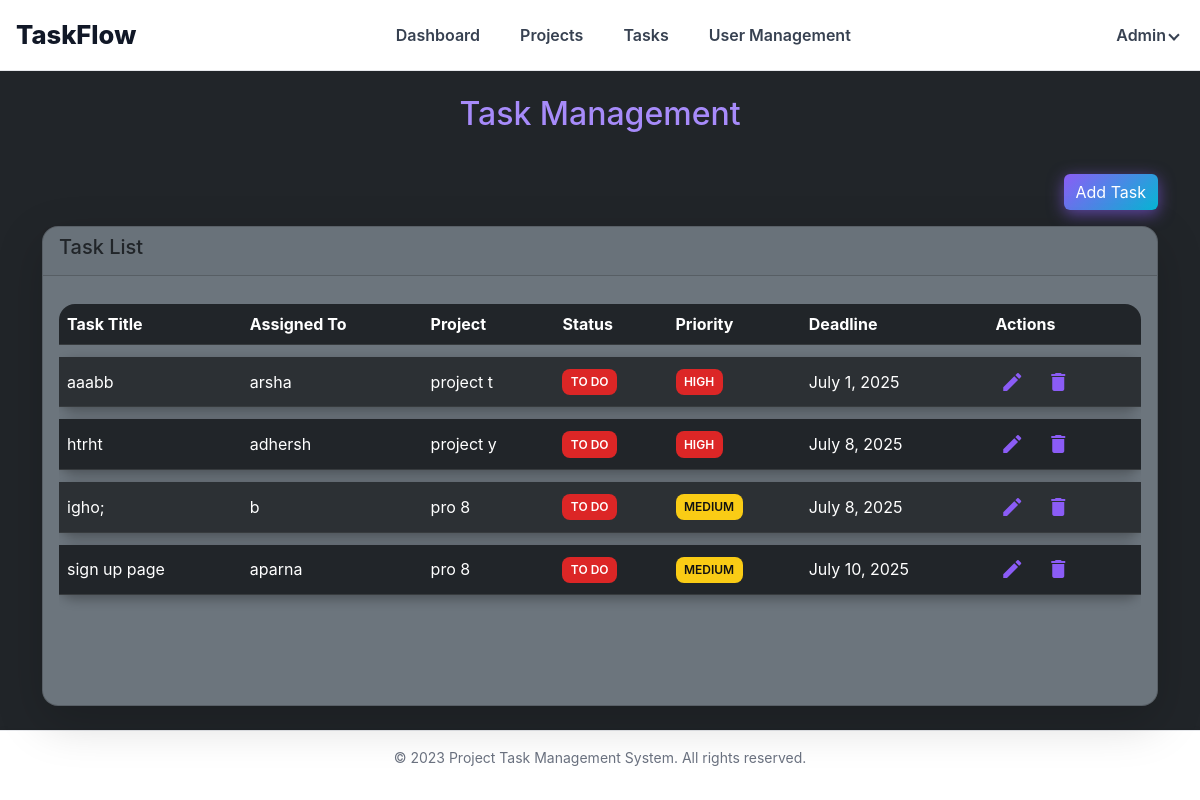
Page /admin_task/ on the earlier database version.
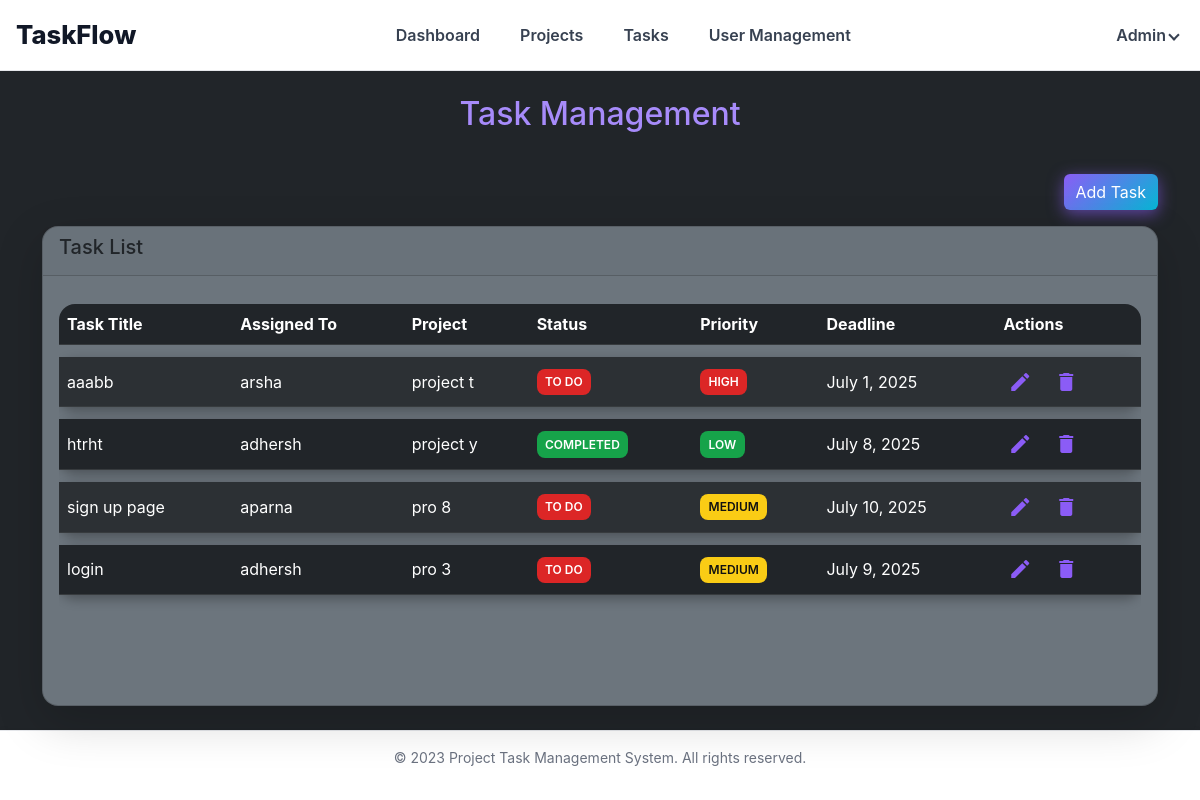
Same page on the later database version.
### taskflowapp/models.py (models this page shows, shortened)
class Task(models.Model):
    PRIORITY_CHOICES = [
        ('High', 'High'),
        ('Medium', 'Medium'),
        ('Low', 'Low'),
    ]
    STATUS_CHOICES = [
        ('To Do', 'To Do'),
        ('In Progress', 'In Progress'),
        ('Completed', 'Completed'),
    ]
    title = models.CharField(max_length=200)
    description = models.TextField(default='No description')
    deadline = models.DateField()
    priority = models.CharField(max_length=10, choices=PRIORITY_CHOICES)
    status = models.CharField(max_length=15, choices=STATUS_CHOICES)
    assigned_to = models.ForeignKey(User, on_delete=models.CASCADE)
    project = models.ForeignKey(Project, on_delete=models.CASCADE)

class User(models.Model):
    full_name = models.CharField(max_length=100)
    email = models.EmailField(unique=True)
    password = models.CharField(max_length=128)
    role = models.CharField(max_length=20)
    profile_picture = models.ImageField(upload_to='profile_pics/', blank=True, null=True)  # ✅ Add this

class Project(models.Model):
    name = models.CharField(max_length=200)
    description = models.TextField(default='No description')
    start_date = models.DateField(default=date.today)
    end_date = models.DateField(default=date.today)
    team_members = models.ManyToManyField(User)
    created_at = models.DateTimeField(auto_now_add=True)

### taskflowapp/views.py (the view, shortened to what this page needs)
# urls.py: path('admin_task/',views.admin_task,name='admin_task_page'),
def admin_task(request):
    users = User.objects.filter(role='Team Member')
    projects = Project.objects.all()
    tasks = Task.objects.select_related('assigned_to', 'project')
    return render(request, 'admin_task_page.html', {
        'users': users,
        'projects': projects,
        'tasks': tasks
    })

### taskflowapp/templates/admin_task_page.html (shortened to what this page needs)
{% load static %}
<!DOCTYPE html>
<html lang="en">
<head>
  <link rel="stylesheet" href="https://cdn.jsdelivr.net/npm/bootstrap@5.3.0/dist/css/bootstrap.min.css" />
  <link rel="stylesheet" href="{% static 'CSS/admin_task.css' %}" />
</head>
<body class="bg-dark text-light">
<header role="banner">
  <div class="logo" aria-label="Project Task Management Logo" tabindex="0">TaskFlow</div>
  <nav role="navigation" aria-label="Main navigation">
    <ul>
      <li><a href="{% url 'admin_dashboard'%}" aria-current="page">Dashboard</a></li>
      <li><a href="{% url 'admin_project_page'%}">Projects</a></li>
      <li><a href="{% url 'admin_task_page'%}">Tasks</a></li>
      <li><a href="{% url 'admin_user_manage_page'%}">User  Management</a></li>
    </ul>
  </nav>
  <div class="profile-menu" tabindex="0">
    <button class="profile-button" aria-haspopup="true" aria-expanded="false" aria-controls="profile-menu">
      Admin <span class="profile-arrow"></span>
    </button>
  </div>
</header>
  <div class="container my-4">
    <h2 class="text-center mb-4 text-purple">Task Management</h2>
    <div class="text-end mb-3">
      <button type="button" class="btn btn-gradient" data-bs-toggle="modal" data-bs-target="#addTaskModal">
        Add Task
      </button>
    </div>
    <div class="card bg-secondary rounded-4 shadow-lg">
      <div class="card-header">
        <h5>Task List</h5>
      </div>
      <div class="card-body">
        <div class="table-responsive">
          <table class="table table-dark table-striped align-middle rounded-3 user-table">
            <thead>
              <tr>
                <th>Task Title</th>
                <th>Assigned To</th>
                <th>Project</th>
                <th>Status</th>
                <th>Priority</th>
                <th>Deadline</th>
                <th>Actions</th>
              </tr>
            </thead>
            <tbody>
              {% for task in tasks %}
              <tr>
                <td>{{ task.title }}</td>
                <td>{{ task.assigned_to.full_name }}</td>
                <td>{{ task.project.name }}</td>
                <td>
  <span class="status-badge
    {% if task.status == 'To Do' %}status-todo
    {% elif task.status == 'In Progress' %}status-progress
    {% elif task.status == 'Completed' %}status-completed{% endif %}">
    {{ task.status }}
  </span>
</td>
<td>
  <span class="priority-badge
    {% if task.priority == 'High' %}priority-high
    {% elif task.priority == 'Medium' %}priority-medium
    {% elif task.priority == 'Low' %}priority-low{% endif %}">
    {{ task.priority }}
  </span>
</td>
                <td>{{ task.deadline }}</td>
                <td>
                  <button type="button" class="btn btn-icon btn-icon-edit me-2" title="Edit Task" data-bs-toggle="modal" data-bs-target="#editTaskModal{{ task.id }}">
                    <span class="material-icons">edit</span>
                  </button>
                  <a href="{% url 'delete_task' task.id %}" class="btn btn-icon btn-icon-delete" title="Delete Task" onclick="return confirm('Are you sure you want to delete this task?')">
                    <span class="material-icons">delete</span>
                  </a>
                </td>
              </tr>
              {% empty %}
              <tr><td colspan="7" class="text-center">No tasks found.</td></tr>
              {% endfor %}
            </tbody>
          </table>
        </div>
      </div>
    </div>
  </div>
 <footer class="footer">
    <div class="container">
      <p>&copy; 2023 Project Task Management System. All rights reserved.</p>
    </div>
  </footer>
</html>

### taskflowapp/static/CSS/admin_task.css (style rules this page uses)
header { display: flex; justify-content: space-between; align-items: center; background: white; padding: 1rem; border-bottom: 1px solid #e5e7eb; position: sticky; top: 0; z-index: 1000; }
.logo { font-weight: 800; font-size: 1.6rem; color: #111827; }
nav ul { display: flex; gap: 1.5rem; list-style: none; margin: 0; padding: 0; }
nav li a { font-weight: 600; font-size: 1rem; color: #374151; padding: 0.25rem 0.5rem; border-radius: 0.375rem; transition: background-color 0.3s ease; }
.profile-menu { position: relative; }
.profile-button { background: none; border: none; font-weight: 600; font-size: 1rem; color: #374151; display: flex; align-items: center; cursor: pointer; }
.profile-arrow { border: solid #374151; border-width: 0 2px 2px 0; display: inline-block; padding: 3px; transform: rotate(45deg); margin-left: 0.25rem; }
body { font-family: 'Inter', sans-serif !important; }
.text-purple { color: #a78bfa !important; }
.btn-gradient { background: linear-gradient(135deg, #8b5cf6, #06b6d4); border: none; color: white !important; box-shadow: 0 4px 16px rgba(139, 92, 246, 0.6); transition: transform 0.3s ease, box-shadow 0.3s ease; }
.user-table { border-collapse: separate !important; border-spacing: 0 0.75rem !important; }
.user-table thead tr th:first-child { border-top-left-radius: 1rem; }
.user-table thead tr th:last-child { border-top-right-radius: 1rem; }
.user-table tbody tr { border-radius: 1rem; transition: background-color 0.3s ease; background-color: #2a2a42 !important; box-shadow: 0 4px 12px rgba(0,0,0,0.3); }
.btn-icon { background: transparent; border: none; color: #8b5cf6; padding: 0.3rem; border-radius: 50%; transition: background-color 0.25s ease; display: inline-flex; align-items: center; justify-content: center; }
.btn-icon-edit { font-size: 1.3rem; }
.btn-icon-delete { font-size: 1.3rem; }
a { color: #2563eb; text-decoration: none; transition: color 0.3s ease; }
html, body { height: 100%; margin: 0; padding: 0; display: flex; flex-direction: column; }
body > .container { flex: 1; display: flex; flex-direction: column; }
body > .container > .card { flex-grow: 1; }
.footer { background-color: #ffffff; border-top: 1px solid #e5e7eb; box-shadow: 0 -1px 4px rgba(0, 0, 0, 0.05); text-align: center; font-size: 14px; color: #6b7280; padding: 1rem 0; width: 100%; flex-shrink: 0; }
.status-badge { padding: 0.35em 0.7em; border-radius: 0.5rem; font-size: 0.75rem; font-weight: 600; color: white; text-transform: uppercase; display: inline-block; }
.status-todo { background-color: #dc2626; }
.status-completed { background-color: #16a34a; }
.priority-badge { padding: 0.35em 0.7em; border-radius: 0.5rem; font-size: 0.75rem; font-weight: 600; color: white; text-transform: uppercase; display: inline-block; }
.priority-high { background-color: #dc2626; }
.priority-medium { background-color: #facc15; color: #111; }
.priority-low { background-color: #16a34a; }

Differences in the rows shown:
removed Task: title "igho;", assigned_to.full_name "b", project.name "pro 8", status "TO DO", priority "MEDIUM", deadline "July 8, 2025"
changed Task "htrht": status "TO DO" → "COMPLETED"; priority "HIGH" → "LOW"
added Task: title "login", assigned_to.full_name "adhersh", project.name "pro 3", status "TO DO", priority "MEDIUM", deadline "July 9, 2025"
